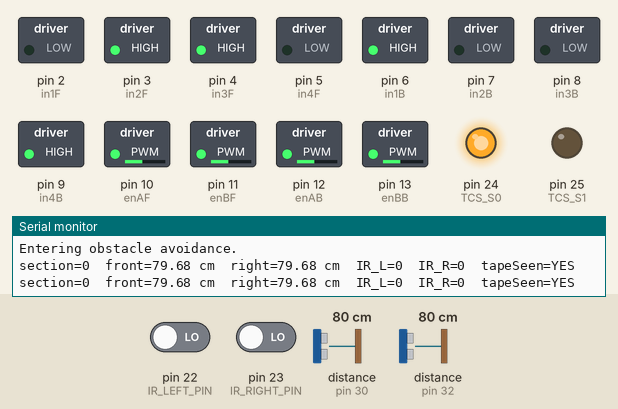
The sketch below on a simulated Arduino Mega 2560, built with avr-gcc and run on an emulated ATmega2560. Shown: switched loads named in the sketch (green lamp = pin HIGH), output pins drawn as LEDs (lit = HIGH), the last lines printed to the serial monitor. Wiring (inferred from the names in the program): 2 × ultrasonic range finder: trigger pin 29, echo pin 30 / trigger pin 31, echo pin 32. Dashed ring = blinking. The inputs (shaded band) are chosen by the test bench; at power-on: pin 22 (IR_LEFT_PIN) LOW, pin 23 (IR_RIGHT_PIN) LOW, distance to the obstacle (sensors on pin 30, pin 32) 80 cm. The echo pulse lasts 58.3 µs per cm; pins used as bus, display or sensor lines are not drawn.

Above: at 4.4 s.
4.5 s: pin 22 (IR_LEFT_PIN) driven HIGH and pin 23 (IR_RIGHT_PIN) driven HIGH
At 5.7 s:
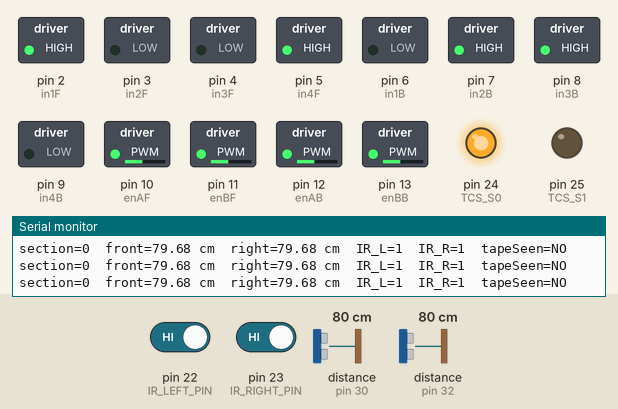
6.2 s: distance to the obstacle (sensor on pin 30) set to 20 cm
7.7 s: distance to the obstacle (sensor on pin 30) set to 17 cm
At 8.03 s:
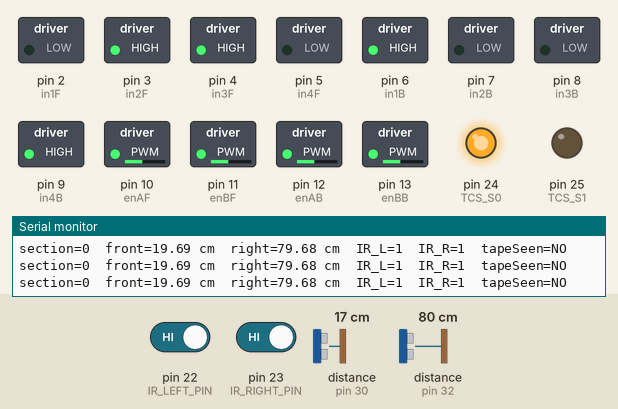
11.2 s: distance to the obstacle (sensor on pin 30) set to 35 cm
At 12.5 s:
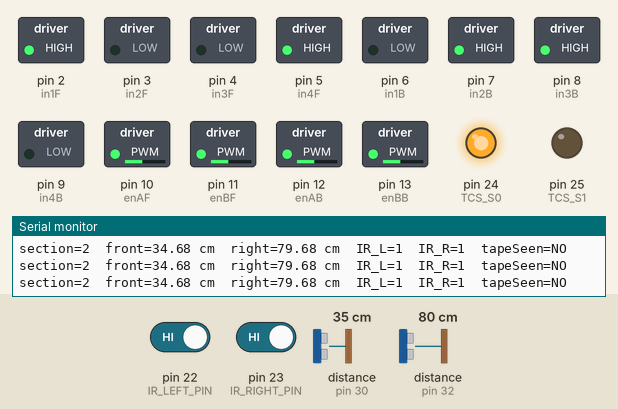
16.6 s: distance to the obstacle (sensor on pin 32) set to 22 cm
18.1 s: distance to the obstacle (sensor on pin 32) set to 18 cm
At 19.4 s:
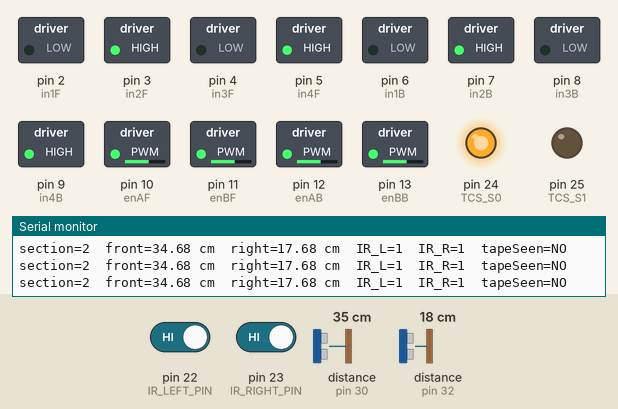
Timing chart, 0 to 20.6 s (numbered marks = the images above; inputs shaded):
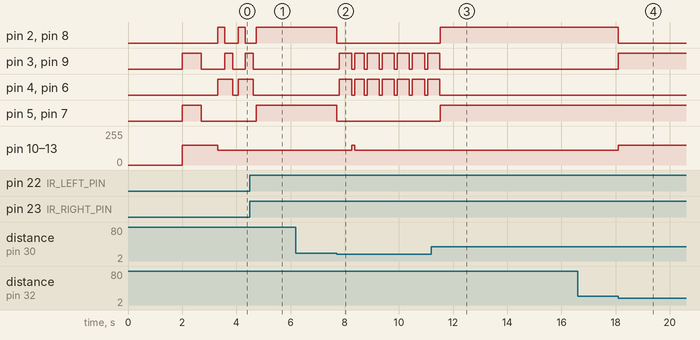

The sketch:

Robot_Wall_Avoidance_v5.ino
```cpp
/*
  Robot_Wall_Avoidance_v3_RightSensor_DEBUG.ino

  What should happen:
  1) On reset/upload, robot waits 2 seconds.
  2) It drives forward briefly as a motor sanity test.
  3) It enters obstacle avoidance using:
     - RIGHT HC-SR04 for wall following
     - FRONT HC-SR04 for front obstacle detection
     - Left/right IR sensors for white tape boundary avoidance

  If the robot still does not move:
  - Open Serial Monitor at 115200 baud.
  - Check whether IR sensors are reading tape all the time.
  - Check whether ultrasonic readings are 999, meaning no echo was received.
*/

// ===================== SENSOR PIN VARIABLES =====================
// Change these if your Teensy 4.1 wiring changes.

const int IR_LEFT_PIN  = 22;   // HiLetGo IR sensor left of color sensor
const int IR_RIGHT_PIN = 23;   // HiLetGo IR sensor right of color sensor

const int TCS_S0  = 24;        // TCS3200 pins included for easy wiring updates
const int TCS_S1  = 25;
const int TCS_S2  = 26;
const int TCS_S3  = 27;
const int TCS_OUT = 28;

const int FRONT_TRIG = 29;     // Front HC-SR04 trigger
const int FRONT_ECHO = 30;     // Front HC-SR04 echo

const int RIGHT_TRIG = 31;     // Right HC-SR04 trigger
const int RIGHT_ECHO = 32;     // Right HC-SR04 echo

// ===================== MOTOR PINS FROM Robot_Driving_Functions_v3 =====================
// L298 Motor Controller Pin Assignment

// Motor A pin connections (Front Left)
int enAF = 10;
int in1F = 2;
int in2F = 3;

// Motor B pin connections (Front Right)
int enBF = 11;
int in3F = 4;
int in4F = 5;

// Motor C pin connections (Back Left)
int enAB = 12;
int in1B = 6;
int in2B = 7;

// Motor D pin connections (Back Right)
int enBB = 13;
int in3B = 8;
int in4B = 9;

// ===================== TUNING VARIABLES =====================

int cruiseSpeed = 150;          // Main forward speed, 0-255
int turnSpeed   = 110;          // Turning speed, 0-255
int backupSpeed = 110;

float frontWallStopDistance_cm = 18.0;  // Turn away if front wall is closer than this
float rightWallTarget_cm       = 15.0;  // Desired distance from right wall
float rightWallTolerance_cm    = 4.0;   // Allowed error before steering

float openingDistance_cm       = 35.0;  // If right sensor sees more than this, assume gap/opening
float noEchoDistance_cm        = 999.0; // Used when ultrasonic echo is missing

// For most small IR obstacle/line modules:
// LOW often means detected, HIGH often means not detected.
// If yours acts opposite, change this to HIGH.
const int IR_TAPE_DETECTED_STATE = LOW;

// Set this true after debugging if you do NOT want tape sensors to stop/steer the robot.
bool useTapeBoundaryAvoidance = true;

// ===================== STATE MACHINE =====================

int section = 0;
// section 0 = follow first wall using right sensor
// section 1 = drive toward / through middle opening
// section 2 = follow/navigate last wall

unsigned long lastPrintTime = 0;

// ===================== SETUP =====================

void setup() {
  Serial.begin(115200);
  delay(2000);

  pinMode(IR_LEFT_PIN, INPUT);
  pinMode(IR_RIGHT_PIN, INPUT);

  pinMode(TCS_S0, OUTPUT);
  pinMode(TCS_S1, OUTPUT);
  pinMode(TCS_S2, OUTPUT);
  pinMode(TCS_S3, OUTPUT);
  pinMode(TCS_OUT, INPUT);

  // TCS3200 frequency scaling. Not actively used in this first navigation version.
  digitalWrite(TCS_S0, HIGH);
  digitalWrite(TCS_S1, LOW);

  pinMode(FRONT_TRIG, OUTPUT);
  pinMode(FRONT_ECHO, INPUT);

  pinMode(RIGHT_TRIG, OUTPUT);
  pinMode(RIGHT_ECHO, INPUT);

  pinMode(enAF, OUTPUT);  pinMode(enBF, OUTPUT);
  pinMode(in1F, OUTPUT);  pinMode(in2F, OUTPUT);
  pinMode(in3F, OUTPUT);  pinMode(in4F, OUTPUT);

  pinMode(enAB, OUTPUT);  pinMode(enBB, OUTPUT);
  pinMode(in1B, OUTPUT);  pinMode(in2B, OUTPUT);
  pinMode(in3B, OUTPUT);  pinMode(in4B, OUTPUT);

  stopMotors();

  Serial.println("Starting motor sanity test...");
  driveForward(cruiseSpeed);
  delay(700);
  stopMotors();
  delay(500);
  Serial.println("Entering obstacle avoidance.");
}

// ===================== MAIN LOOP =====================

void loop() {
  float frontDistance_cm = readUltrasonicCM(FRONT_TRIG, FRONT_ECHO);
  float rightDistance_cm = readUltrasonicCM(RIGHT_TRIG, RIGHT_ECHO);

  bool tapeSeen = boundarySeen();

  printDebug(frontDistance_cm, rightDistance_cm, tapeSeen);

  // White tape / boundary escape
  if (useTapeBoundaryAvoidance && tapeSeen) {
    stopMotors();
    delay(100);
    driveBackward(backupSpeed);
    delay(250);
    turnLeft(turnSpeed);      // using right-side wall following, left turn usually moves away from right boundary
    delay(300);
    stopMotors();
    delay(100);
    return;
  }

  switch (section) {
    case 0:
      // First wall: follow the right wall.
      wallFollowRight(rightDistance_cm, frontDistance_cm);

      // If a wall appears in front, turn left and move to middle section.
      if (frontDistance_cm < frontWallStopDistance_cm) {
        stopMotors();
        delay(100);
        turnLeft(turnSpeed);
        delay(450);
        stopMotors();
        section = 1;
      }
      break;

    case 1:
      // Middle barrier gap: move forward until right side looks open.
      driveForward(cruiseSpeed);

      if (rightDistance_cm > openingDistance_cm) {
        section = 2;
      }

      if (frontDistance_cm < frontWallStopDistance_cm) {
        stopMotors();
        delay(100);
        turnLeft(turnSpeed);
        delay(350);
      }
      break;

    case 2:
      // Final wall: continue with right wall following.
      wallFollowRight(rightDistance_cm, frontDistance_cm);

      if (frontDistance_cm < frontWallStopDistance_cm) {
        stopMotors();
        delay(100);
        turnLeft(turnSpeed);
        delay(450);
        stopMotors();
      }
      break;
  }
}

// ===================== SENSOR FUNCTIONS =====================

bool boundarySeen() {
  int leftIR  = digitalRead(IR_LEFT_PIN);
  int rightIR = digitalRead(IR_RIGHT_PIN);

  return (leftIR == IR_TAPE_DETECTED_STATE || rightIR == IR_TAPE_DETECTED_STATE);
}

float readUltrasonicCM(int trigPin, int echoPin) {
  digitalWrite(trigPin, LOW);
  delayMicroseconds(2);

  digitalWrite(trigPin, HIGH);
  delayMicroseconds(10);
  digitalWrite(trigPin, LOW);

  // Timeout prevents the whole robot from freezing if no echo is received.
  // 30000 us is about 5 meters max range.
  unsigned long duration = pulseIn(echoPin, HIGH, 30000UL);

  if (duration == 0) {
    return noEchoDistance_cm;
  }

  return duration * 0.0343 / 2.0;
}

// ===================== NAVIGATION FUNCTIONS =====================

void wallFollowRight(float rightDistance_cm, float frontDistance_cm) {
  if (frontDistance_cm < frontWallStopDistance_cm) {
    turnLeft(turnSpeed);
    return;
  }

  // If no right wall is seen, keep moving forward.
  if (rightDistance_cm >= noEchoDistance_cm) {
    driveForward(cruiseSpeed);
    return;
  }

  // Right wall too close: steer left.
  if (rightDistance_cm < rightWallTarget_cm - rightWallTolerance_cm) {
    turnLeft(turnSpeed);
  }
  // Right wall too far: steer right.
  else if (rightDistance_cm > rightWallTarget_cm + rightWallTolerance_cm) {
    turnRight(turnSpeed);
  }
  // Right wall distance is good.
  else {
    driveForward(cruiseSpeed);
  }
}

void printDebug(float frontDistance_cm, float rightDistance_cm, bool tapeSeen) {
  if (millis() - lastPrintTime >= 250) {
    lastPrintTime = millis();

    Serial.print("section=");
    Serial.print(section);

    Serial.print("  front=");
    Serial.print(frontDistance_cm);

    Serial.print(" cm  right=");
    Serial.print(rightDistance_cm);

    Serial.print(" cm  IR_L=");
    Serial.print(digitalRead(IR_LEFT_PIN));

    Serial.print("  IR_R=");
    Serial.print(digitalRead(IR_RIGHT_PIN));

    Serial.print("  tapeSeen=");
    Serial.println(tapeSeen ? "YES" : "NO");
  }
}

// ===================== DRIVING FUNCTIONS COPIED FROM Robot_Driving_Functions_v3 =====================
// Speed: PWM value 0-255

void driveForward(int speed) {
  // Right side drives forward, left side drives forwards
  analogWrite(enAF, speed);
  analogWrite(enBF, speed);
  analogWrite(enAB, speed);
  analogWrite(enBB, speed);

  // Front Left - forward
  digitalWrite(in1F, LOW);
  digitalWrite(in2F, HIGH);

  // Front Right - forward
  digitalWrite(in3F, LOW);
  digitalWrite(in4F, HIGH);

  // Back Left - forward
  digitalWrite(in1B, LOW);
  digitalWrite(in2B, HIGH);

  // Back Right - forward
  digitalWrite(in3B, LOW);
  digitalWrite(in4B, HIGH);
}

void driveBackward(int speed) {
  // Left side drives backwards, right side drives backward
  analogWrite(enAF, speed);
  analogWrite(enBF, speed);
  analogWrite(enAB, speed);
  analogWrite(enBB, speed);

  // Front Left - backwards
  digitalWrite(in1F, HIGH);
  digitalWrite(in2F, LOW);

  // Front Right - backward
  digitalWrite(in3F, HIGH);
  digitalWrite(in4F, LOW);

  // Back Left - backwards
  digitalWrite(in1B, HIGH);
  digitalWrite(in2B, LOW);

  // Back Right - backward
  digitalWrite(in3B, HIGH);
  digitalWrite(in4B, LOW);
}

void turnRight(int speed) {
  // Left side drives forward, right side drives backward
  analogWrite(enAF, speed);
  analogWrite(enBF, speed);
  analogWrite(enAB, speed);
  analogWrite(enBB, speed);

  // Front Left - forward
  digitalWrite(in1F, HIGH);
  digitalWrite(in2F, LOW);

  // Front Right - backward
  digitalWrite(in3F, LOW);
  digitalWrite(in4F, HIGH);

  // Back Left - forward
  digitalWrite(in1B, LOW);
  digitalWrite(in2B, HIGH);

  // Back Right - backward
  digitalWrite(in3B, HIGH);
  digitalWrite(in4B, LOW);
}

void turnLeft(int speed) {
  // Left side drives backward, right side drives forward
  analogWrite(enAF, speed);
  analogWrite(enBF, speed);
  analogWrite(enAB, speed);
  analogWrite(enBB, speed);

  // Front Left - forward
  digitalWrite(in1F, LOW);
  digitalWrite(in2F, HIGH);

  // Front Right - backward
  digitalWrite(in3F, HIGH);
  digitalWrite(in4F, LOW);

  // Back Left - forward
  digitalWrite(in1B, HIGH);
  digitalWrite(in2B, LOW);

  // Back Right - backward
  digitalWrite(in3B, LOW);
  digitalWrite(in4B, HIGH);
}

void stopMotors() {
  digitalWrite(in1F, LOW);
  digitalWrite(in2F, LOW);
  digitalWrite(in3F, LOW);
  digitalWrite(in4F, LOW);

  digitalWrite(in1B, LOW);
  digitalWrite(in2B, LOW);
  digitalWrite(in3B, LOW);
  digitalWrite(in4B, LOW);
}
```

Measured:
- the behaviour switches between 19 and 18 cm on distance to the obstacle (sensor on pin 30) (found by bisection; images 1 and 2)
- the behaviour switches between 20 and 19 cm on distance to the obstacle (sensor on pin 32) (found by bisection; images 3 and 4)
- after the input at 4.5 s, pin 3 (in2F), pin 4 (in3F), pin 6 (in1B), pin 9 (in4B): goes on until 4.6 s, then stays LOW; pin 5 (in4F), pin 7 (in2B): LOW → HIGH after 0.24 s
- after the input at 7.7 s, pin 2 (in1F), pin 5 (in4F), pin 7 (in2B), pin 8 (in3B): HIGH → LOW at once; pin 3 (in2F), pin 4 (in3F), pin 6 (in1B), pin 9 (in4B): alternates HIGH for 0.45 s and LOW for 0.11 s, starting after 0.11 s; pin 10 (enAF), pin 11 (enBF), pin 12 (enAB), pin 13 (enBB): 110/255 → 150/255 after 0.57 s, → 110/255 0.10 s later
- after the input at 11.2 s, pin 2 (in1F), pin 5 (in4F), pin 7 (in2B), pin 8 (in3B): LOW → HIGH after 0.32 s; pin 3 (in2F), pin 4 (in3F), pin 6 (in1B), pin 9 (in4B): goes on until 11.5 s, then stays LOW
- after the input at 18.1 s, pin 2 (in1F), pin 8 (in3B): HIGH → LOW at once; pin 3 (in2F), pin 9 (in4B): LOW → HIGH at once; pin 10 (enAF), pin 11 (enBF), pin 12 (enAB), pin 13 (enBB): 110/255 → 150/255 at once
